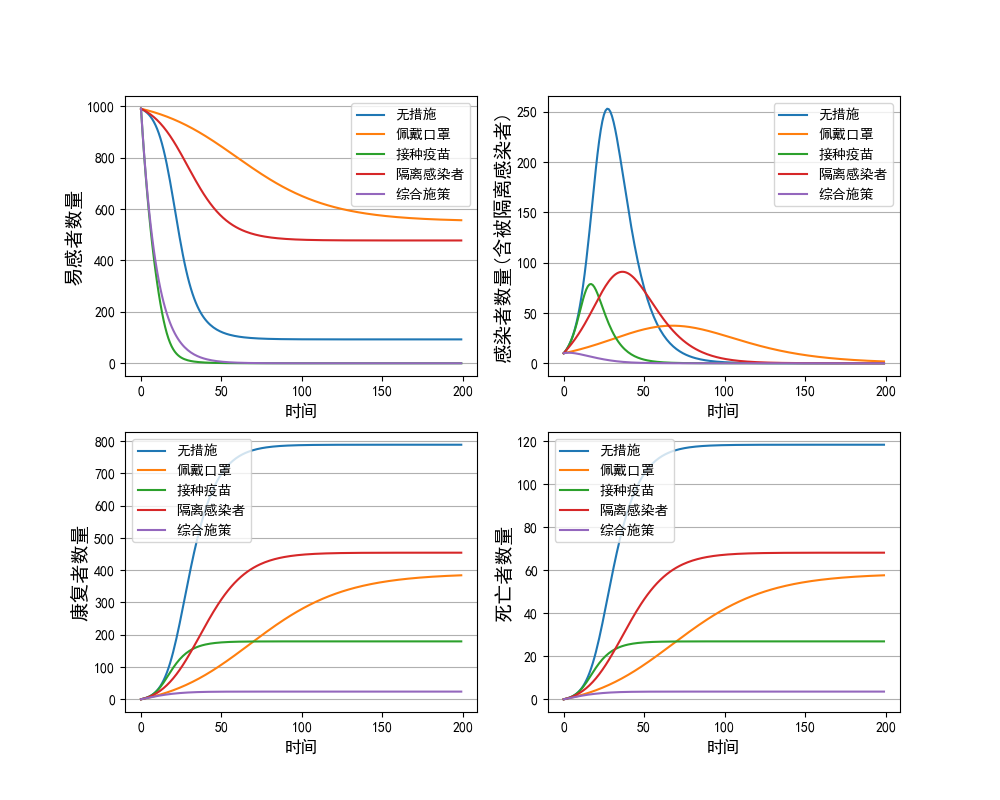

Reproduce this figure in Python.
# %%
from collections import namedtuple
import numpy as np
from scipy.integrate import odeint
import matplotlib.pyplot as plt
# import typing # 引入typing模块,用于类型标注

# 设置中文字体
plt.rcParams['font.sans-serif'] = ['SimHei']  # 使用黑体
plt.rcParams['axes.unicode_minus'] = False  # 正常显示负号

# %%
# 定义参数具名元组(无类型)
Params = namedtuple('Params', ['beta', 'gamma','mu', 'k', 'nu', 'delta'])

# 模型定义
def edited_model(y, t, params:Params):
    S, I, E, R, D = y
    beta, gamma, mu, k, nu, delta = params.beta, params.gamma, params.mu, params.k, params.nu, params.delta
    N = S + I + E + R + D
    dSdt = -k * beta * S * I / N - nu * S
    dIdt = k * beta * S * I / N - gamma * I - mu * I - delta * I
    dEdt = delta * I - gamma * E - mu * E
    dRdt = gamma * (I + E)
    dDdt = mu * (I + E)
    return [dSdt, dIdt, dEdt, dRdt, dDdt]


# 求解模型

def solve_model(
        y0 = [990, 10, 0, 0, 0],
        args = Params( beta  = 0.3, gamma = 0.1, mu    = 0.015, k     = 1, nu    = 0, delta = 0 ),
        t = np.arange(0,80,1)
        ):

    # 求解模型
    solution = odeint(edited_model, y0, t, args=(args,))
    return solution, t


# 绘图
def plot_model(solution,
               t : np.ndarray,
               title = None,
               turn_on =(True,True,True,True,True)
               ):
    # 绘制曲线
    fig  = plt.figure(figsize=(6,4))
    ax = fig.add_subplot()

    

    # 定义标题
    tilles = ['易感者 S', '感染者 I', '隔离者 E', '免疫者 R', '死亡者 D']
    if title : plt.title(title)
    # 绘制曲线

    # colors = ['r','g','b','y','m']
    
    for i,titlle in enumerate(tilles):
        if turn_on[i]:
            plt.plot(t, solution[:,i],
                    #  color=colors[i], 
                     label=titlle)
    plt.xlabel('时间',fontsize=12)
    plt.ylabel('人数',fontsize=12)
    plt.grid(True,axis='y')
    plt.legend(loc='best',fontsize=12)
    plt.savefig(f'../figures/{title}_{turn_on[0]}.png')
    plt.show()

# %%
prarams = Params( 
    beta  = 0.3, 
    gamma = 0.1, 
    mu    = 0.015, 
    k     = 1, 
    nu    = 0, 
    delta = 0, 
    )
solution,t = solve_model( args=prarams, t=np.arange(0,160,0.1) )

titlle = "没有任何措施"

plot_model(solution,t,title=titlle,turn_on=(0,1,0,0,1))
plot_model(solution,t,title=titlle,turn_on=(1,0,0,1,0))

# %%
prarams = Params( 
    beta  = 0.3, 
    gamma = 0.1, 
    mu    = 0.015, 
    k     = 0.5, 
    nu    = 0, 
    delta = 0
    )
solution,t = solve_model(args=prarams,t=np.arange(0,250,0.5))

titlle = "佩戴口罩"

plot_model(solution,t,title=titlle,turn_on=(0,1,0,0,1))
plot_model(solution,t,title=titlle,turn_on=(1,0,0,1,0))

# %%
prarams = Params( 
    beta  = 0.3, 
    gamma = 0.1, 
    mu    = 0.015, 
    k     = 1, 
    nu    = 0.1, 
    delta = 0
    )
solution,t = solve_model(args=prarams,t=np.arange(0,100,0.5))

titlle = "接种疫苗"

plot_model(solution,t,title=titlle,turn_on=(0,1,0,0,1))
plot_model(solution,t,title=titlle,turn_on=(1,0,0,1,0))

# %%
prarams = Params( 
    beta  = 0.3, 
    gamma = 0.1, 
    mu    = 0.015, 
    k     = 1, 
    nu    = 0, 
    delta = 0.1, 
    )
solution,t = solve_model( args=prarams, t=np.arange(0,160,0.1) )

titlle = "隔离感染者"
plt.figure(figsize=(6,4))
plt.plot(t,solution[:,2]+solution[:,1],label="感染总数 I+E")
plt.plot(t,solution[:,4],label="死亡人数 D")
plt.legend()
plt.xlabel("时间(天)")
plt.ylabel("人数")
plt.title(titlle)
plt.grid(True,axis="y")
plt.savefig(f"../figures/{titlle}_0.png")
# plot_model(solution,t,title=titlle,turn_on=(0,1,1,0,1))
plot_model(solution,t,title=titlle,turn_on=(1,0,0,1,0))

# %%
prarams = Params( 
    beta  = 0.3, 
    gamma = 0.1, 
    mu    = 0.015, 
    k     = 0.5, 
    nu    = 0.1, 
    delta = 0.1, 
    )
solution,t = solve_model( args=prarams, t=np.arange(0,160,0.1) )

titlle = "综合措施"
plt.figure(figsize=(6,4))
plt.plot(t,solution[:,2]+solution[:,1],label="感染总数 I+E")
plt.plot(t,solution[:,4],label="死亡人数 D")
plt.legend()
plt.xlabel("时间(天)")
plt.ylabel("人数")
plt.title(titlle)
plt.grid(True,axis="y")
plt.savefig(f"../figures/{titlle}_0.png")
# plot_model(solution,t,title=titlle,turn_on=(0,1,1,0,1))
plot_model(solution,t,title=titlle,turn_on=(1,0,0,1,0))

# %%
args = [
    Params(0.3, 0.1, 0.015, 1, 0, 0),
    Params(0.3, 0.1, 0.015, 0.5, 0, 0),
    Params(0.3, 0.1, 0.015, 1, 0.1, 0),
    Params(0.3, 0.1, 0.015, 1, 0, 0.1),
    Params(0.3, 0.1, 0.015, 0.5, 0.1, 0.1),
]

fig, axes = plt.subplots(2,2,figsize=(10, 8))

措施 = ['无措施', '佩戴口罩', '接种疫苗', '隔离感染者','综合施策']

for n,arg in enumerate(args):
    solution,t = solve_model(args=arg,t=np.arange(0,200,1))
    S, I, E, R, D = solution.T
    for i,Y in enumerate([S, I+E, R, D]):
        axes[i//2,i%2].plot(t, Y, label=f'{措施[n]}')

for ax in axes.flatten():
    ax.set_xlabel('时间', fontsize=12)
    # ax.set_ylabel('人数', fontsize=12)
    ax.grid(True, axis='y')
    ax.legend(loc='best')

# 设置子图标题
axes[0, 0].set_ylabel('易感者数量', fontsize=14)
axes[0, 1].set_ylabel('感染者数量(含被隔离感染者)', fontsize=14)
axes[1, 0].set_ylabel('康复者数量', fontsize=14)
axes[1, 1].set_ylabel('死亡者数量', fontsize=14)

plt.savefig('../figures/prob_3.png')


